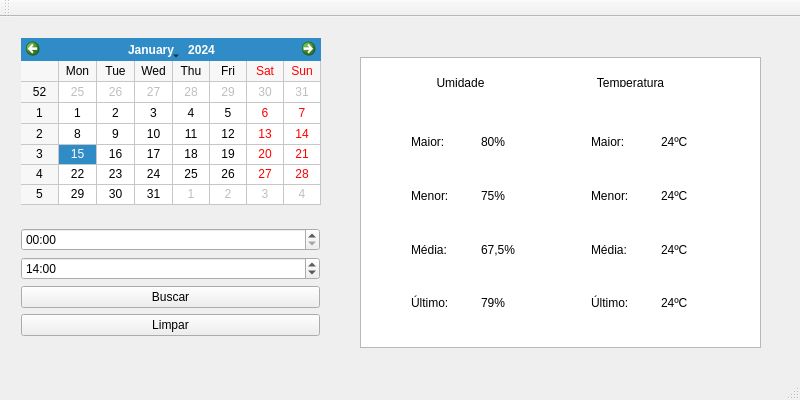
<?xml version="1.0" encoding="UTF-8"?>
<ui version="4.0">
 <class>MainWindow</class>
 <widget class="QMainWindow" name="MainWindow">
  <property name="geometry">
   <rect>
    <x>0</x>
    <y>0</y>
    <width>800</width>
    <height>400</height>
   </rect>
  </property>
  <property name="windowTitle">
   <string>Estação Metereológica</string>
  </property>
  <property name="tabShape">
   <enum>QTabWidget::Triangular</enum>
  </property>
  <property name="unifiedTitleAndToolBarOnMac">
   <bool>true</bool>
  </property>
  <widget class="QWidget" name="centralWidget">
   <widget class="QWidget" name="gridLayoutWidget">
    <property name="geometry">
     <rect>
      <x>10</x>
      <y>10</y>
      <width>322</width>
      <height>189</height>
     </rect>
    </property>
    <layout class="QGridLayout" name="gridLayout">
     <item row="0" column="0">
      <widget class="QCalendarWidget" name="calendarWidget">
       <property name="gridVisible">
        <bool>true</bool>
       </property>
      </widget>
     </item>
    </layout>
   </widget>
   <widget class="QWidget" name="gridLayoutWidget_2">
    <property name="geometry">
     <rect>
      <x>10</x>
      <y>200</y>
      <width>321</width>
      <height>130</height>
     </rect>
    </property>
    <layout class="QGridLayout" name="gridLayout_2">
     <item row="1" column="0">
      <widget class="QTimeEdit" name="HoraFinal">
       <property name="locale">
        <locale language="Portuguese" country="Brazil"/>
       </property>
       <property name="maximumDateTime">
        <datetime>
         <hour>23</hour>
         <minute>59</minute>
         <second>59</second>
         <year>2000</year>
         <month>1</month>
         <day>1</day>
        </datetime>
       </property>
       <property name="minimumDateTime">
        <datetime>
         <hour>0</hour>
         <minute>0</minute>
         <second>0</second>
         <year>2000</year>
         <month>1</month>
         <day>1</day>
        </datetime>
       </property>
       <property name="currentSection">
        <enum>QDateTimeEdit::HourSection</enum>
       </property>
       <property name="displayFormat">
        <string notr="true">hh:mm</string>
       </property>
       <property name="currentSectionIndex">
        <number>0</number>
       </property>
       <property name="timeSpec">
        <enum>Qt::UTC</enum>
       </property>
       <property name="time">
        <time>
         <hour>14</hour>
         <minute>0</minute>
         <second>0</second>
        </time>
       </property>
      </widget>
     </item>
     <item row="2" column="0">
      <widget class="QPushButton" name="BuscarButton">
       <property name="text">
        <string>Buscar</string>
       </property>
      </widget>
     </item>
     <item row="3" column="0">
      <widget class="QPushButton" name="LimparButton">
       <property name="text">
        <string>Limpar</string>
       </property>
      </widget>
     </item>
     <item row="0" column="0">
      <widget class="QTimeEdit" name="HoraInicial">
       <property name="locale">
        <locale language="Portuguese" country="Brazil"/>
       </property>
       <property name="maximumTime">
        <time>
         <hour>12</hour>
         <minute>59</minute>
         <second>59</second>
        </time>
       </property>
       <property name="displayFormat">
        <string notr="true">hh:mm</string>
       </property>
       <property name="timeSpec">
        <enum>Qt::LocalTime</enum>
       </property>
      </widget>
     </item>
    </layout>
   </widget>
   <widget class="QWidget" name="verticalLayoutWidget">
    <property name="geometry">
     <rect>
      <x>400</x>
      <y>90</y>
      <width>71</width>
      <height>231</height>
     </rect>
    </property>
    <layout class="QVBoxLayout" name="verticalLayout">
     <item>
      <widget class="QLabel" name="labelMaiorUmidade">
       <property name="text">
        <string>Maior:</string>
       </property>
      </widget>
     </item>
     <item>
      <widget class="QLabel" name="labelMenorUmidade">
       <property name="text">
        <string>Menor:</string>
       </property>
      </widget>
     </item>
     <item>
      <widget class="QLabel" name="labelMediaUmidade">
       <property name="text">
        <string>Média:</string>
       </property>
      </widget>
     </item>
     <item>
      <widget class="QLabel" name="labelUltimoUmidade">
       <property name="text">
        <string>Último:</string>
       </property>
      </widget>
     </item>
    </layout>
   </widget>
   <widget class="QWidget" name="verticalLayoutWidget_2">
    <property name="geometry">
     <rect>
      <x>470</x>
      <y>90</y>
      <width>71</width>
      <height>231</height>
     </rect>
    </property>
    <layout class="QVBoxLayout" name="verticalLayout_2">
     <item>
      <widget class="QLabel" name="maiorumidade">
       <property name="text">
        <string>80%</string>
       </property>
      </widget>
     </item>
     <item>
      <widget class="QLabel" name="menorumidade">
       <property name="text">
        <string>75%</string>
       </property>
      </widget>
     </item>
     <item>
      <widget class="QLabel" name="mediaumidade">
       <property name="text">
        <string>67,5%</string>
       </property>
      </widget>
     </item>
     <item>
      <widget class="QLabel" name="ultimaumidade">
       <property name="text">
        <string>79%</string>
       </property>
      </widget>
     </item>
    </layout>
   </widget>
   <widget class="QWidget" name="verticalLayoutWidget_3">
    <property name="geometry">
     <rect>
      <x>390</x>
      <y>50</y>
      <width>141</width>
      <height>31</height>
     </rect>
    </property>
    <layout class="QVBoxLayout" name="verticalLayout_3">
     <item>
      <widget class="QLabel" name="Umidade_label">
       <property name="text">
        <string>Umidade</string>
       </property>
       <property name="alignment">
        <set>Qt::AlignCenter</set>
       </property>
      </widget>
     </item>
    </layout>
   </widget>
   <widget class="QWidget" name="verticalLayoutWidget_4">
    <property name="geometry">
     <rect>
      <x>580</x>
      <y>90</y>
      <width>71</width>
      <height>231</height>
     </rect>
    </property>
    <layout class="QVBoxLayout" name="verticalLayout_4">
     <item>
      <widget class="QLabel" name="maior_label">
       <property name="text">
        <string>Maior:</string>
       </property>
      </widget>
     </item>
     <item>
      <widget class="QLabel" name="menor_label">
       <property name="text">
        <string>Menor:</string>
       </property>
      </widget>
     </item>
     <item>
      <widget class="QLabel" name="media_label">
       <property name="text">
        <string>Média:</string>
       </property>
      </widget>
     </item>
     <item>
      <widget class="QLabel" name="ultimo_label">
       <property name="text">
        <string>Último:</string>
       </property>
      </widget>
     </item>
    </layout>
   </widget>
   <widget class="QWidget" name="verticalLayoutWidget_5">
    <property name="geometry">
     <rect>
      <x>650</x>
      <y>90</y>
      <width>71</width>
      <height>231</height>
     </rect>
    </property>
    <layout class="QVBoxLayout" name="verticalLayout_5">
     <item>
      <widget class="QLabel" name="maiortemperatura">
       <property name="text">
        <string>24ºC</string>
       </property>
      </widget>
     </item>
     <item>
      <widget class="QLabel" name="menortemperatura">
       <property name="text">
        <string>24ºC</string>
       </property>
      </widget>
     </item>
     <item>
      <widget class="QLabel" name="mediatemperatura">
       <property name="text">
        <string>24ºC</string>
       </property>
      </widget>
     </item>
     <item>
      <widget class="QLabel" name="ultimatemperatura">
       <property name="text">
        <string>24ºC</string>
       </property>
      </widget>
     </item>
    </layout>
   </widget>
   <widget class="QWidget" name="verticalLayoutWidget_6">
    <property name="geometry">
     <rect>
      <x>560</x>
      <y>50</y>
      <width>141</width>
      <height>31</height>
     </rect>
    </property>
    <layout class="QVBoxLayout" name="verticalLayout_6">
     <item>
      <widget class="QLabel" name="Temperatura_label">
       <property name="text">
        <string>Temperatura</string>
       </property>
       <property name="alignment">
        <set>Qt::AlignCenter</set>
       </property>
      </widget>
     </item>
    </layout>
   </widget>
   <widget class="QGraphicsView" name="graphicsView">
    <property name="geometry">
     <rect>
      <x>360</x>
      <y>40</y>
      <width>401</width>
      <height>291</height>
     </rect>
    </property>
   </widget>
   <widget class="QLabel" name="label_whatisshowing">
    <property name="geometry">
     <rect>
      <x>360</x>
      <y>8</y>
      <width>401</width>
      <height>21</height>
     </rect>
    </property>
    <property name="text">
     <string/>
    </property>
   </widget>
   <zorder>graphicsView</zorder>
   <zorder>gridLayoutWidget</zorder>
   <zorder>gridLayoutWidget_2</zorder>
   <zorder>verticalLayoutWidget</zorder>
   <zorder>verticalLayoutWidget_2</zorder>
   <zorder>verticalLayoutWidget_3</zorder>
   <zorder>verticalLayoutWidget_4</zorder>
   <zorder>verticalLayoutWidget_5</zorder>
   <zorder>verticalLayoutWidget_6</zorder>
   <zorder>label_whatisshowing</zorder>
  </widget>
  <widget class="QMenuBar" name="menuBar">
   <property name="geometry">
    <rect>
     <x>0</x>
     <y>0</y>
     <width>800</width>
     <height>24</height>
    </rect>
   </property>
  </widget>
  <widget class="QToolBar" name="mainToolBar">
   <attribute name="toolBarArea">
    <enum>TopToolBarArea</enum>
   </attribute>
   <attribute name="toolBarBreak">
    <bool>false</bool>
   </attribute>
  </widget>
  <widget class="QStatusBar" name="statusBar"/>
 </widget>
 <layoutdefault spacing="6" margin="11"/>
 <resources/>
 <connections/>
</ui>
